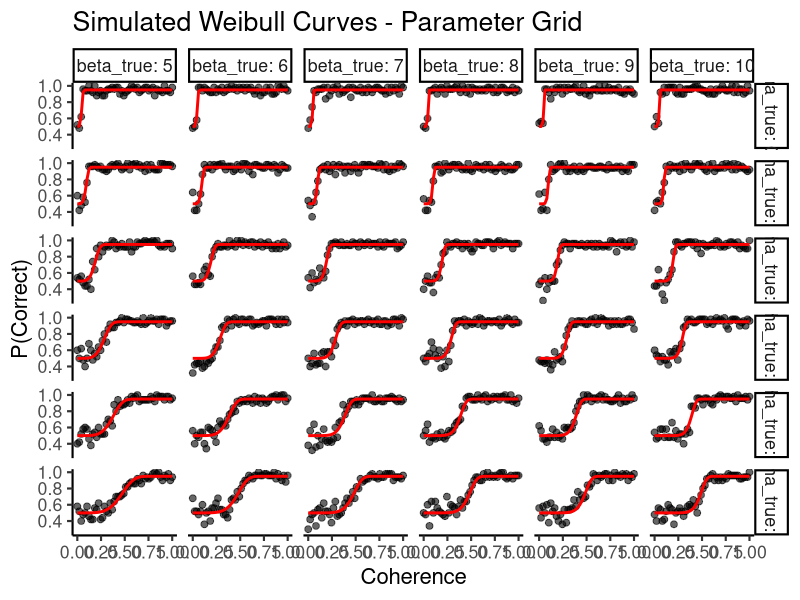

R code for this plot:
library(tidyverse)

# Weibull psychometric function for accuracy
psycho_weibull <- function(x, alpha, beta, lapse, gamma = 0.5) {
  gamma + (1 - gamma - lapse) * (1 - exp(-(x/alpha)^beta))
}

# Logistic psychometric function for response (full psychometric)
psycho_logistic <- function(x, alpha, beta, lapse) {
  # alpha is the threshold (where p = 0.5), set to 0 for no vertical shift
  # beta is the slope
  # lapse is the lapse rate
  lapse + (1 - 2*lapse) / (1 + exp(-beta * (x - alpha)))
}

# Grid-based parameter variation for Weibull (accuracy)
simulate_parameter_grid <- function(alpha_values = c(0.05, 0.1, 0.2),
                                   beta_values = c(1, 2, 3),
                                   lapse = 0.05,
                                   gamma = 0.5,
                                   coherence_values = seq(0, 1, length.out = 50),
                                   trials_per_coherence = 50) {

  # Create parameter grid
  param_grid <- expand.grid(
    alpha = alpha_values,
    beta = beta_values
  )

  all_data <- list()

  for(i in 1:nrow(param_grid)) {
    alpha_i <- param_grid$alpha[i]
    beta_i <- param_grid$beta[i]

    curve_data <- data.frame()

    for(coh in coherence_values) {
      p_correct <- psycho_weibull(coh, alpha_i, beta_i, lapse, gamma)

      responses <- rbinom(trials_per_coherence, 1, p_correct)

      temp_df <- data.frame(
        curve_id = i,
        coherence = coh,
        trial = 1:trials_per_coherence,
        ACC = responses,
        p_correct = p_correct,
        alpha_true = alpha_i,
        beta_true = beta_i,
        lapse_true = lapse
      )

      curve_data <- rbind(curve_data, temp_df)
    }

    all_data[[i]] <- curve_data
  }

  simulated_data <- bind_rows(all_data)

  return(simulated_data)
}

# Grid-based parameter variation for logistic (response psychometric)
simulate_logistic_grid <- function(alpha_values = c(0),  # threshold (0 = no shift)
                                   beta_values = c(5, 10, 20),  # slope
                                   lapse = 0.05,
                                   stim_values = seq(-0.5, 0.5, length.out = 20),
                                   trials_per_stim = 50) {

  # Create parameter grid
  param_grid <- expand.grid(
    alpha = alpha_values,
    beta = beta_values
  )

  all_data <- list()

  for(i in 1:nrow(param_grid)) {
    alpha_i <- param_grid$alpha[i]
    beta_i <- param_grid$beta[i]

    curve_data <- data.frame()

    for(stim in stim_values) {
      p_resp1 <- psycho_logistic(stim, alpha_i, beta_i, lapse)

      responses <- rbinom(trials_per_stim, 1, p_resp1)

      temp_df <- data.frame(
        curve_id = i,
        stim = stim,
        trial = 1:trials_per_stim,
        resp = responses,
        p_resp1 = p_resp1,
        alpha_true = alpha_i,
        beta_true = beta_i,
        lapse_true = lapse
      )

      curve_data <- rbind(curve_data, temp_df)
    }

    all_data[[i]] <- curve_data
  }

  simulated_data <- bind_rows(all_data)

  return(simulated_data)
}

# Example with parameter grid
sim_data_grid <- simulate_parameter_grid(
  alpha_values = c(0.05, 0.1, 0.2,0.3,0.4,0.5),
  beta_values = c(5,6,7,8,9,10),
  lapse = 0.05
)

# Plot curves in a grid (alpha in rows, beta in columns)
sim_data_grid %>%
  group_by(curve_id, coherence, alpha_true, beta_true) %>%
  summarise(
    mean_acc = mean(ACC),
    true_p = first(p_correct),
    lapse_true = first(lapse_true),
    .groups = "drop"
  ) %>%
  ggplot(aes(x = coherence, y = mean_acc)) +
  geom_point(alpha = 0.6, size = 2) +
  geom_line(aes(y = true_p), color = "red", size = 1) +
  labs(
    title = "Simulated Weibull Curves - Parameter Grid",
    x = "Coherence",
    y = "P(Correct)",
  ) +
  facet_grid(alpha_true ~ beta_true,
             labeller = label_both) +
  theme_classic(base_size = 16)
